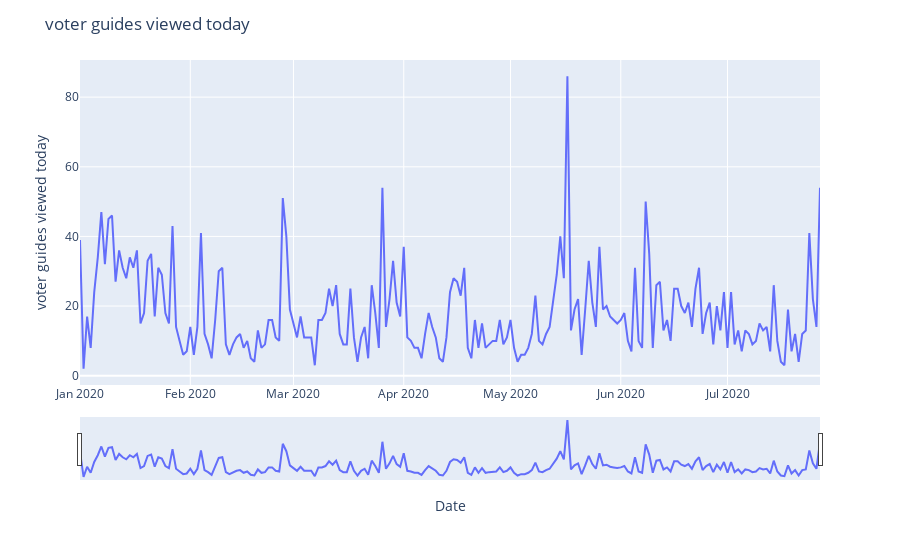

Here is the notebook cell this chart was saved with:
### Code cell
#voter guides viewed today
import plotly.express as px
df['date_as_integer']=pd.to_datetime(df['date_as_integer'].astype(str), format='%Y/%m/%d ')

voter_guides_viewed_today_data=df[['date_as_integer','voter_guides_viewed_today']]

fig=px.line(voter_guides_viewed_today_data, x='date_as_integer', y='voter_guides_viewed_today',labels={
                     "date_as_integer": "Date",
                     "voter_guides_viewed_today": "voter guides viewed today"
                 })
fig.update_xaxes(rangeslider_visible=True)
fig.update_layout(
    title="voter guides viewed today"
)

fig.show()

### Figure 1 — Plotly figure (JSON) as saved in the notebook; plotly's stock layout.template omitted (floating-point values rounded to 4 significant figures; data arrays with more than 128 entries replaced by an {"elided": "..."} marker saying what was removed)
{"data": [{"hovertemplate": "Date=%{x}<br>voter guides viewed today=%{y}<extra></extra>", "legendgroup": "", "line": {"color": "#636efa", "dash": "solid"}, "mode": "lines", "name": "", "orientation": "v", "showlegend": false, "type": "scatter", "x": {"elided": "209 str values"}, "xaxis": "x", "y": {"elided": "209 int values"}, "yaxis": "y"}], "layout": {"legend": {"tracegroupgap": 0}, "margin": {"t": 60}, "title": {"text": "voter guides viewed today"}, "xaxis": {"anchor": "y", "domain": [0, 1], "rangeslider": {"visible": true}, "title": {"text": "Date"}}, "yaxis": {"anchor": "x", "domain": [0, 1], "title": {"text": "voter guides viewed today"}}}}
